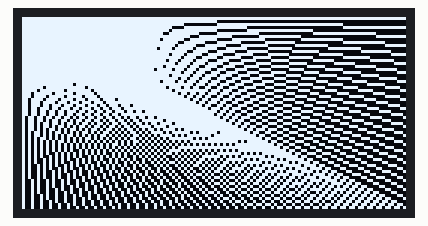
A sketch run on a simulated Arduino Uno, built with avr-gcc and run on an emulated ATmega328P. On the bench: 128×64 one-colour display. Random numbers use the default seed unless the sketch sets one.

Above: at 11.8 s.
At 13.7 s:
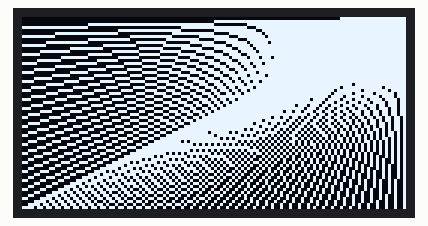
At 17.5 s:
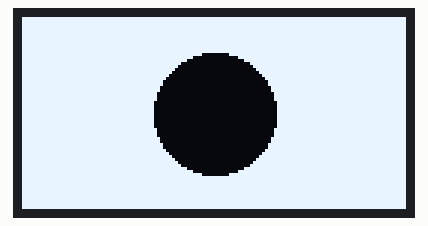
At 20.8 s:
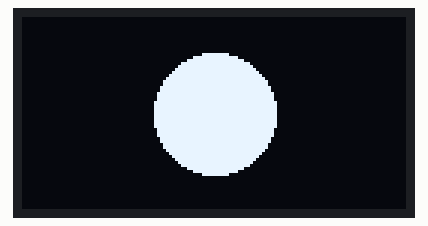
At 24.1 s:
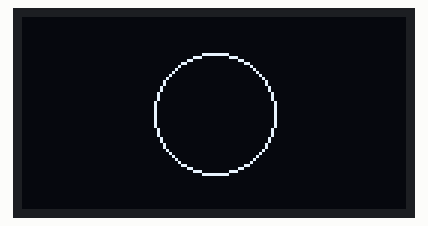

The sketch:

animations.ino
```cpp
// всякие анимации
//#define OLED_SPI_SPEED 4000000ul
#include <GyverOLED.h>

//GyverOLED<SSD1306_128x32, OLED_BUFFER> oled;
//GyverOLED<SSD1306_128x32, OLED_NO_BUFFER> oled;
//GyverOLED<SSD1306_128x64, OLED_BUFFER> oled;
//GyverOLED<SSD1306_128x64, OLED_NO_BUFFER> oled;
//GyverOLED<SSD1306_128x64, OLED_BUFFER, OLED_SPI, 8, 7, 6> oled;
GyverOLED<SSH1106_128x64> oled;
// можно передать адрес: GyverOLED oled(0x3C);

void setup() {
  Serial.begin(9600);
  oled.init();
  Wire.setClock(800000L);   // макс. 800'000
}

void loop() {
  uint32_t tmr;

  tmr = millis();
  while (millis() - tmr < 5000) net();

  tmr = millis();
  while (millis() - tmr < 5000) bigBall();

  tmr = millis();
  while (millis() - tmr < 5000) lines();

  tmr = millis();
  while (millis() - tmr < 5000) circleModes();

  tmr = millis();
  while (millis() - tmr < 5000) ball();

  tmr = millis();
  while (millis() - tmr < 5000) bezier();

  tmr = millis();
  while (millis() - tmr < 5000) bezier2();
}

void bezier2() {
  const byte amount = 3;
  static bool start = false;
  static int x[amount], y[amount];
  static int velX[amount], velY[amount];
  if (!start) {
    start = 1;
    for (byte i = 0; i < amount; i++) {
      x[i] = random(10, (128 - 1) * 10);
      y[i] = random(10, (64 - 1) * 10);
      velX[i] = random(5, 20);
      velY[i] = random(5, 20);
    }
  }
  oled.clear();
  int bez[(amount + 1) * 2];
  for (byte i = 0; i < amount; i++) {
    x[i] += velX[i];
    y[i] += velY[i];
    if (x[i] >= (128 - 1) * 10 || x[i] < 0) velX[i] = -velX[i];
    if (y[i] >= (64 - 1) * 10 || y[i] < 0) velY[i] = -velY[i];
    oled.dot(x[i] / 10, y[i] / 10, 1);
    bez[i * 2] = x[i] / 10;
    bez[i * 2 + 1] = y[i] / 10;
  }
  bez[amount * 2] = bez[0];
  bez[amount * 2 + 1] = bez[1];

  oled.bezier(bez, amount + 1, 8);
  oled.update();
}

void bezier() {
  int data[] = {0, 0, 128 / 2, 64 / 2, 0, 64 - 1};
  for (int i = 0; i < 128; i++) {
    oled.clear();
    data[0] = data[4] = 128 - i;
    data[2] = i;
    oled.bezier(data, 3, 7);
    oled.update();
  }
  for (int i = 128; i > 0; i--) {
    oled.clear();
    data[0] = data[4] = 128 - i;
    data[2] = i;
    oled.bezier(data, 3, 7);
    oled.update();
  }
}

void ball() {
  oled.clear();
  static int x, y;
  static int velX = 5, velY = 8;
  x += velX;
  y += velY;
  if (x >= (128 - 1) * 10 || x < 0) velX = -velX;
  if (y >= (64 - 1) * 10 || y < 0) velY = -velY;

  oled.dot(x / 10, y / 10, 1);
  oled.dot(x / 10 + 1, y / 10 + 1, 1);
  oled.dot(x / 10 + 1, y / 10, 1);
  oled.dot(x / 10, y / 10 + 1, 1);
  oled.update();
  delay(10);
}

void net() {
  const byte radius = 3;
  const byte amount = 6;
  static bool start = false;
  static int x[amount], y[amount];
  static int velX[amount], velY[amount];
  if (!start) {
    start = 1;
    for (byte i = 0; i < amount; i++) {
      x[i] = random(10, (128 - 1) * 10);
      y[i] = random(10, (64 - 1) * 10);
      velX[i] = random(2, 9);
      velY[i] = random(2, 9);
    }
  }
  oled.clear();
  for (byte i = 0; i < amount; i++) {
    x[i] += velX[i];
    y[i] += velY[i];
    if (x[i] >= (128 - 1 - radius) * 10 || x[i] < radius * 10) velX[i] = -velX[i];
    if (y[i] >= (64 - 1 - radius) * 10 || y[i] < radius * 10) velY[i] = -velY[i];
    oled.circle(x[i] / 10, y[i] / 10, radius);
  }

  for (int i = 0; i < amount; i++) {
    for (int j = 0; j < amount; j++) {
      if (i != j && dist(x[i] / 10, y[i] / 10, x[j] / 10, y[j] / 10) < 35) oled.line(x[i] / 10, y[i] / 10, x[j] / 10, y[j] / 10);
    }
  }
  oled.update();
}

int dist(int x1, int y1, int x2, int y2) {
  int lx = (x2 - x1);
  int ly = (y2 - y1);
  return (sqrt(lx * lx + ly * ly));
}

void bigBall() {
  oled.clear();
  byte radius = 10;
  static int x = (128 / 2) * 10, y = (64 / 2) * 10;
  static int velX = 17, velY = 9;
  static bool fillFlag = 0;
  x += velX;
  y += velY;
  if (x >= (128 - radius) * 10 || x < radius * 10) {
    velX = -velX;
    fillFlag = !fillFlag;
  }
  if (y >= (64 - radius) * 10 || y < radius * 10) {
    velY = -velY;
    fillFlag = !fillFlag;
  }

  oled.circle(x / 10, y / 10, radius, fillFlag ? OLED_STROKE : OLED_FILL);
  oled.update();
}

void lines() {
  oled.clear();
  for (byte i = 0; i < 128 - 1; i += 3) {
    oled.line(0, 0, i, 64);
    oled.update();
  }
  for (int i = 64 - 1; i >= 0 ; i -= 3) {
    oled.line(0, 0, 128, i);
    oled.update();
  }
  delay(100);

  oled.clear();
  for (int i = 128 - 1; i > 0; i -= 3) {
    oled.line(128 - 1, 0, i, 64);
    oled.update();
  }
  for (int i = 64 - 1; i > 0; i -= 3) {
    oled.line(128 - 1, 0, 0, i);
    oled.update();
  }
  delay(100);
}

void circleModes() {
  oled.clear();
  oled.fill(255);
  oled.createBuffer(64 - 20, 32 - 20, 64 + 20, 32 + 20, 255);
  oled.circle(64, 32, 20, OLED_CLEAR);
  oled.sendBuffer();
  oled.update();
  delay(800);

  oled.clear();
  oled.createBuffer(64 - 20, 32 - 20, 64 + 20, 32 + 20);
  oled.circle(64, 32, 20, OLED_FILL);
  oled.sendBuffer();
  oled.update();
  delay(800);

  oled.clear();
  oled.createBuffer(64 - 20, 32 - 20, 64 + 20, 32 + 20);
  oled.circle(64, 32, 20, OLED_STROKE);
  oled.sendBuffer();
  oled.update();
  delay(800);
}
```

Measured:
- what the display in image 1 shows lasts 1.9 s, from 13.6 s to 15.5 s
- what the display in image 2 shows lasts 0.8 s, from 17.4 s to 18.2 s
